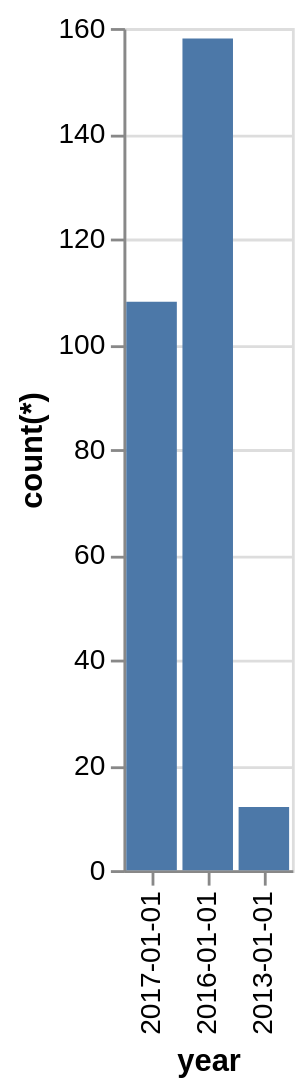

Write a Vega-Lite specification for this figure.
### Vega-Lite specification from a JSON file in a GitHub repository (floating-point values rounded to 4 significant figures)
{"data": {"values": [{"x_data": "2017-01-01", "y_data": 108}, {"x_data": "2016-01-01", "y_data": 158}, {"x_data": "2013-01-01", "y_data": 12}]}, "mark": "bar", "encoding": {"x": {"field": "x_data", "type": "nominal", "title": "year", "sort": "descending"}, "y": {"field": "y_data", "type": "quantitative", "title": "count(*)"}}}
